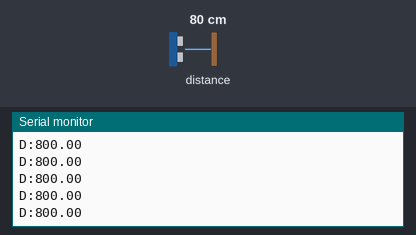
This sketch was run on a simulated Arduino Uno, built with avr-gcc and run on an emulated ATmega328P. On the bench: the last lines printed to the serial monitor. Inputs (shaded band) come from the test bench; at power-on: distance to the obstacle 80 cm.

Above: at 1.2 s.
1.3 s: distance to the obstacle set to 2 cm
At 1.9 s:
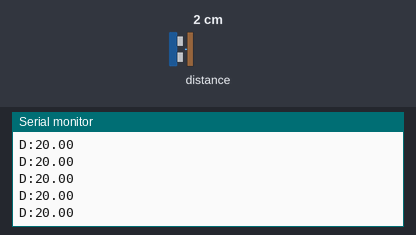
2.8 s: distance to the obstacle set to 4 cm
At 3.5 s:
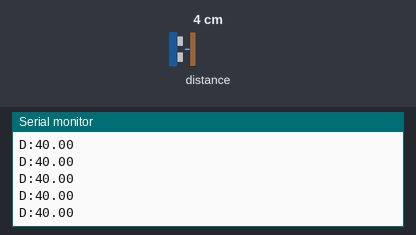
Timing chart, 0 to 5.8 s (numbered marks = the images above; inputs shaded):
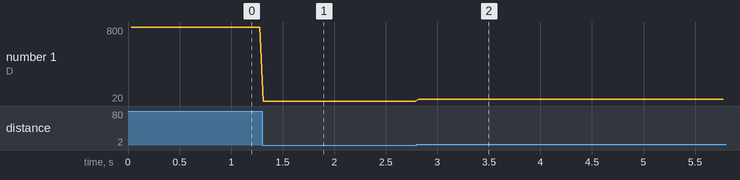

The sketch:

VibraScope_sensor.ino
```cpp
#include <Adafruit_VL53L0X.h>

// Crea un objeto de la clase Adafruit_VL53L0X
Adafruit_VL53L0X lox = Adafruit_VL53L0X();

void setup() {
  Serial.begin(115200);
  while (!Serial) { delay(1); }

  Serial.println("Adafruit VL53L0X - Medición Directa");

  if (!lox.begin()) {
    Serial.println(F("Error al inicializar VL53L0X"));
    while (1);
  }
}

void loop() {
  VL53L0X_RangingMeasurementData_t measure;
  lox.rangingTest(&measure, false);  // Ejecuta la medición (bloqueante)

  if (measure.RangeStatus != 4) {  // Medición válida
    // Obtener la lectura directa del sensor
    float currentReading = measure.RangeMilliMeter;

    Serial.print("D:");
    Serial.println(currentReading);
  } else {
    Serial.println("D:-1");
  }
  // No es necesario un delay extra, ya que rangingTest se encarga de esperar la medición.
}
```

Measured:
- after the input at 1.3 s, the serial monitor: prints a new line at once (image 1)
- after the input at 2.8 s, the serial monitor: prints a new line at once (image 2)
- plotted number 1: 800 → 20 after the input at 1.3 s, 20 → 40 after the input at 2.8 s
